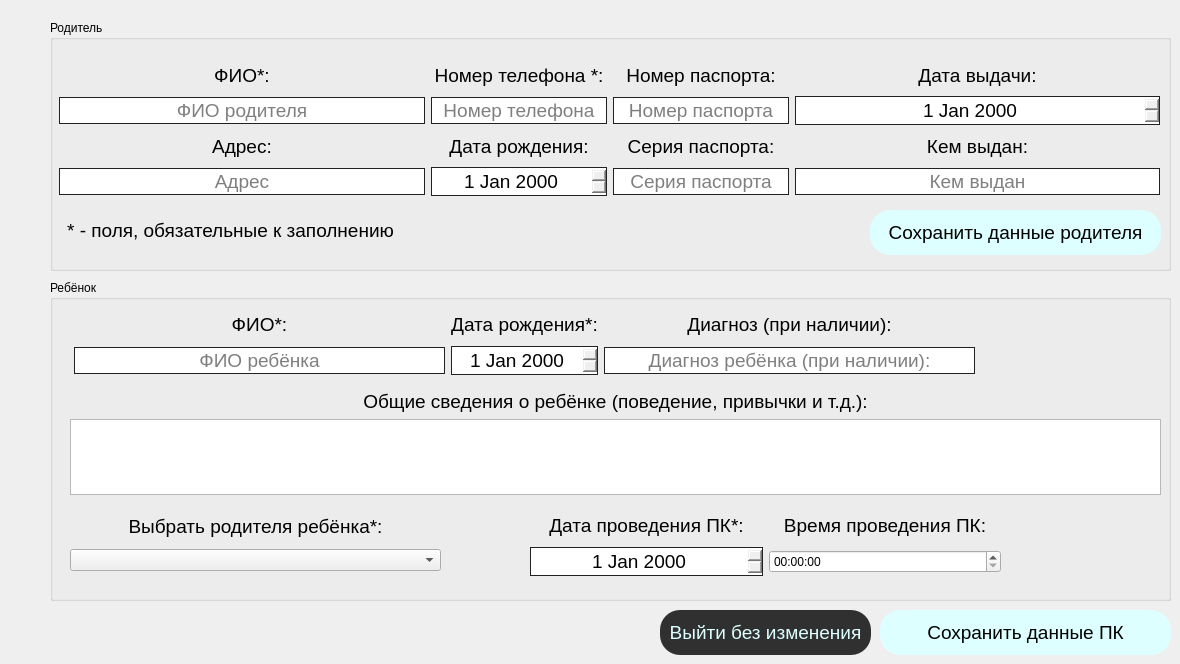
      <widget class="QWidget" name="tab1_firstConsultation">
       <property name="focusPolicy">
        <enum>Qt::TabFocus</enum>
       </property>
       <attribute name="title">
        <string>Первичная консультация</string>
       </attribute>
       <widget class="QGroupBox" name="child_GB">
        <property name="geometry">
         <rect>
          <x>50</x>
          <y>280</y>
          <width>1121</width>
          <height>321</height>
         </rect>
        </property>
        <property name="title">
         <string>Ребёнок</string>
        </property>
        <widget class="QWidget" name="layoutWidget">
         <property name="geometry">
          <rect>
           <x>24</x>
           <y>29</y>
           <width>901</width>
           <height>66</height>
          </rect>
         </property>
         <layout class="QGridLayout" name="gridLayout_6">
          <item row="0" column="0">
           <widget class="QLabel" name="childFIO_label">
            <property name="font">
             <font>
              <pointsize>14</pointsize>
             </font>
            </property>
            <property name="text">
             <string>ФИО*:</string>
            </property>
            <property name="alignment">
             <set>Qt::AlignCenter</set>
            </property>
           </widget>
          </item>
          <item row="0" column="1">
           <widget class="QLabel" name="birthdayChild_label">
            <property name="font">
             <font>
              <pointsize>14</pointsize>
             </font>
            </property>
            <property name="layoutDirection">
             <enum>Qt::LeftToRight</enum>
            </property>
            <property name="text">
             <string>Дата рождения*:</string>
            </property>
            <property name="alignment">
             <set>Qt::AlignCenter</set>
            </property>
           </widget>
          </item>
          <item row="0" column="2">
           <widget class="QLabel" name="diagnos_label">
            <property name="font">
             <font>
              <pointsize>14</pointsize>
             </font>
            </property>
            <property name="text">
             <string>Диагноз (при наличии):</string>
            </property>
            <property name="alignment">
             <set>Qt::AlignCenter</set>
            </property>
           </widget>
          </item>
          <item row="1" column="0">
           <widget class="QLineEdit" name="childFIO_input">
            <property name="font">
             <font>
              <pointsize>14</pointsize>
             </font>
            </property>
            <property name="styleSheet">
             <string notr="true">QLineEdit{
border: 1px solid rgb(33, 33, 34);
}</string>
            </property>
            <property name="alignment">
             <set>Qt::AlignCenter</set>
            </property>
            <property name="placeholderText">
             <string>ФИО ребёнка</string>
            </property>
           </widget>
          </item>
          <item row="1" column="1">
           <widget class="QDateEdit" name="birthdayChild_input">
            <property name="font">
             <font>
              <pointsize>14</pointsize>
             </font>
            </property>
            <property name="styleSheet">
             <string notr="true">QDateEdit{
border: 1px solid rgb(33, 33, 34);
padding: 1px;
}</string>
            </property>
            <property name="alignment">
             <set>Qt::AlignCenter</set>
            </property>
            <property name="buttonSymbols">
             <enum>QAbstractSpinBox::UpDownArrows</enum>
            </property>
           </widget>
          </item>
          <item row="1" column="2">
           <widget class="QLineEdit" name="diagnos_input">
            <property name="font">
             <font>
              <pointsize>14</pointsize>
             </font>
            </property>
            <property name="styleSheet">
             <string notr="true">QLineEdit{
border: 1px solid rgb(33, 33, 34);
}</string>
            </property>
            <property name="text">
             <string/>
            </property>
            <property name="alignment">
             <set>Qt::AlignCenter</set>
            </property>
            <property name="placeholderText">
             <string>Диагноз ребёнка (при наличии):</string>
            </property>
           </widget>
          </item>
         </layout>
        </widget>
        <widget class="QWidget" name="layoutWidget">
         <property name="geometry">
          <rect>
           <x>20</x>
           <y>110</y>
           <width>1091</width>
           <height>105</height>
          </rect>
         </property>
         <layout class="QVBoxLayout" name="verticalLayout">
          <item>
           <widget class="QLabel" name="aboutChild_label">
            <property name="font">
             <font>
              <pointsize>14</pointsize>
             </font>
            </property>
            <property name="text">
             <string>Общие сведения о ребёнке (поведение, привычки и т.д.):</string>
            </property>
            <property name="alignment">
             <set>Qt::AlignCenter</set>
            </property>
           </widget>
          </item>
          <item>
           <widget class="QPlainTextEdit" name="aboutChild_input">
            <property name="plainText">
             <string/>
            </property>
            <property name="placeholderText">
             <string>Поле для общих сведений</string>
            </property>
           </widget>
          </item>
         </layout>
        </widget>
        <widget class="QWidget" name="layoutWidget">
         <property name="geometry">
          <rect>
           <x>20</x>
           <y>230</y>
           <width>371</width>
           <height>61</height>
          </rect>
         </property>
         <layout class="QVBoxLayout" name="verticalLayout_2">
          <item>
           <widget class="QLabel" name="selectParent_label">
            <property name="font">
             <font>
              <pointsize>14</pointsize>
             </font>
            </property>
            <property name="text">
             <string>Выбрать родителя ребёнка*:</string>
            </property>
            <property name="alignment">
             <set>Qt::AlignCenter</set>
            </property>
           </widget>
          </item>
          <item>
           <widget class="QComboBox" name="selectParent_comboBox"/>
          </item>
         </layout>
        </widget>
        <widget class="QWidget" name="layoutWidget">
         <property name="geometry">
          <rect>
           <x>480</x>
           <y>230</y>
           <width>471</width>
           <height>66</height>
          </rect>
         </property>
         <layout class="QGridLayout" name="gridLayout_7">
          <item row="0" column="0">
           <widget class="QLabel" name="dateFirstConsultation_label">
            <property name="font">
             <font>
              <pointsize>14</pointsize>
             </font>
            </property>
            <property name="layoutDirection">
             <enum>Qt::LeftToRight</enum>
            </property>
            <property name="text">
             <string>Дата проведения ПК*:</string>
            </property>
            <property name="alignment">
             <set>Qt::AlignCenter</set>
            </property>
           </widget>
          </item>
          <item row="0" column="1">
           <widget class="QLabel" name="timeFirstConsultation_label">
            <property name="font">
             <font>
              <pointsize>14</pointsize>
             </font>
            </property>
            <property name="layoutDirection">
             <enum>Qt::LeftToRight</enum>
            </property>
            <property name="text">
             <string>Время проведения ПК:</string>
            </property>
            <property name="alignment">
             <set>Qt::AlignCenter</set>
            </property>
           </widget>
          </item>
          <item row="1" column="0">
           <widget class="QDateEdit" name="dateFirstConsultation_input">
            <property name="font">
             <font>
              <pointsize>14</pointsize>
             </font>
            </property>
            <property name="styleSheet">
             <string notr="true">QDateEdit{
border: 1px solid rgb(33, 33, 34);
padding: 1px;
}</string>
            </property>
            <property name="alignment">
             <set>Qt::AlignCenter</set>
            </property>
            <property name="buttonSymbols">
             <enum>QAbstractSpinBox::UpDownArrows</enum>
            </property>
           </widget>
          </item>
          <item row="1" column="1">
           <widget class="QTimeEdit" name="timeFirstConsultation_input"/>
          </item>
         </layout>
        </widget>
       </widget>
       <widget class="QGroupBox" name="parent_GB">
        <property name="geometry">
         <rect>
          <x>50</x>
          <y>20</y>
          <width>1121</width>
          <height>251</height>
         </rect>
        </property>
        <property name="title">
         <string>Родитель</string>
        </property>
        <widget class="QPushButton" name="saveParentData_button">
         <property name="geometry">
          <rect>
           <x>820</x>
           <y>190</y>
           <width>291</width>
           <height>45</height>
          </rect>
         </property>
         <property name="font">
          <font>
           <family>Segoe UI</family>
           <pointsize>14</pointsize>
          </font>
         </property>
         <property name="cursor">
          <cursorShape>PointingHandCursor</cursorShape>
         </property>
         <property name="mouseTracking">
          <bool>true</bool>
         </property>
         <property name="tabletTracking">
          <bool>false</bool>
         </property>
         <property name="styleSheet">
          <string notr="true">QPushButton{
background-color: rgba(221, 255, 255, 1);
border-radius: 20px;
}

QPushButton:hover{
background-color: rgba(221, 255, 255, 0.7);
border: 1px solid rgb(0, 0, 0);
}

QPushButton:pressed{
background-color: rgba(221, 255, 255, 0.5);
border: 2px solid rgb(0, 0, 0);
}</string>
         </property>
         <property name="text">
          <string>Сохранить данные родителя</string>
         </property>
         <property name="checkable">
          <bool>false</bool>
         </property>
         <property name="autoDefault">
          <bool>false</bool>
         </property>
        </widget>
        <widget class="QLabel" name="childFIO_label_2">
         <property name="geometry">
          <rect>
           <x>10</x>
           <y>200</y>
           <width>341</width>
           <height>20</height>
          </rect>
         </property>
         <property name="font">
          <font>
           <pointsize>14</pointsize>
          </font>
         </property>
         <property name="text">
          <string>* - поля, обязательные к заполнению</string>
         </property>
         <property name="alignment">
          <set>Qt::AlignCenter</set>
         </property>
        </widget>
        <widget class="QWidget" name="layoutWidget">
         <property name="geometry">
          <rect>
           <x>9</x>
           <y>40</y>
           <width>1101</width>
           <height>136</height>
          </rect>
         </property>
         <layout class="QGridLayout" name="gridLayout_5" columnstretch="1,0,0,0,1">
          <item row="0" column="2">
           <widget class="QLabel" name="parentTelephoneNumber_label">
            <property name="font">
             <font>
              <pointsize>14</pointsize>
             </font>
            </property>
            <property name="text">
             <string>Номер телефона *:</string>
            </property>
            <property name="alignment">
             <set>Qt::AlignCenter</set>
            </property>
           </widget>
          </item>
          <item row="3" column="2">
           <widget class="QDateEdit" name="birthdayParent_input">
            <property name="font">
             <font>
              <pointsize>14</pointsize>
             </font>
            </property>
            <property name="styleSheet">
             <string notr="true">QDateEdit{
border: 1px solid rgb(33, 33, 34);
padding: 1px;
}</string>
            </property>
            <property name="alignment">
             <set>Qt::AlignCenter</set>
            </property>
            <property name="buttonSymbols">
             <enum>QAbstractSpinBox::UpDownArrows</enum>
            </property>
           </widget>
          </item>
          <item row="1" column="2">
           <widget class="QLineEdit" name="parentTelephoneNumber_input">
            <property name="font">
             <font>
              <pointsize>14</pointsize>
             </font>
            </property>
            <property name="styleSheet">
             <string notr="true">QLineEdit{
border: 1px solid rgb(33, 33, 34);
}</string>
            </property>
            <property name="alignment">
             <set>Qt::AlignCenter</set>
            </property>
            <property name="placeholderText">
             <string>Номер телефона</string>
            </property>
           </widget>
          </item>
          <item row="0" column="3">
           <widget class="QLabel" name="passNumber_label">
            <property name="font">
             <font>
              <pointsize>14</pointsize>
             </font>
            </property>
            <property name="text">
             <string>Номер паспорта:</string>
            </property>
            <property name="alignment">
             <set>Qt::AlignCenter</set>
            </property>
           </widget>
          </item>
          <item row="0" column="0" colspan="2">
           <widget class="QLabel" name="parentFIO_label">
            <property name="font">
             <font>
              <pointsize>14</pointsize>
             </font>
            </property>
            <property name="text">
             <string>ФИО*:</string>
            </property>
            <property name="alignment">
             <set>Qt::AlignCenter</set>
            </property>
           </widget>
          </item>
          <item row="3" column="4">
           <widget class="QLineEdit" name="whoGavePass_input">
            <property name="font">
             <font>
              <pointsize>14</pointsize>
             </font>
            </property>
            <property name="styleSheet">
             <string notr="true">QLineEdit{
border: 1px solid rgb(33, 33, 34);
}</string>
            </property>
            <property name="alignment">
             <set>Qt::AlignCenter</set>
            </property>
            <property name="placeholderText">
             <string>Кем выдан</string>
            </property>
           </widget>
          </item>
          <item row="1" column="4">
           <widget class="QDateEdit" name="passportDate_input">
            <property name="font">
             <font>
              <pointsize>14</pointsize>
             </font>
            </property>
            <property name="styleSheet">
             <string notr="true">QDateEdit{
border: 1px solid rgb(33, 33, 34);
padding: 1px;
}</string>
            </property>
            <property name="alignment">
             <set>Qt::AlignCenter</set>
            </property>
            <property name="buttonSymbols">
             <enum>QAbstractSpinBox::UpDownArrows</enum>
            </property>
           </widget>
          </item>
          <item row="2" column="0" colspan="2">
           <widget class="QLabel" name="parentAdres_label">
            <property name="font">
             <font>
              <pointsize>14</pointsize>
             </font>
            </property>
            <property name="text">
             <string>Адрес:</string>
            </property>
            <property name="alignment">
             <set>Qt::AlignCenter</set>
            </property>
           </widget>
          </item>
          <item row="2" column="2">
           <widget class="QLabel" name="birthdayParent_label">
            <property name="font">
             <font>
              <pointsize>14</pointsize>
             </font>
            </property>
            <property name="layoutDirection">
             <enum>Qt::LeftToRight</enum>
            </property>
            <property name="text">
             <string>Дата рождения:</string>
            </property>
            <property name="alignment">
             <set>Qt::AlignCenter</set>
            </property>
           </widget>
          </item>
          <item row="3" column="3">
           <widget class="QLineEdit" name="passSeria_input">
            <property name="font">
             <font>
              <pointsize>14</pointsize>
             </font>
            </property>
            <property name="styleSheet">
             <string notr="true">QLineEdit{
border: 1px solid rgb(33, 33, 34);
}</string>
            </property>
            <property name="alignment">
             <set>Qt::AlignCenter</set>
            </property>
            <property name="placeholderText">
             <string>Серия паспорта</string>
            </property>
           </widget>
          </item>
          <item row="1" column="0" colspan="2">
           <widget class="QLineEdit" name="parentFIO_input">
            <property name="font">
             <font>
              <pointsize>14</pointsize>
             </font>
            </property>
            <property name="styleSheet">
             <string notr="true">QLineEdit{
border: 1px solid rgb(33, 33, 34);
}</string>
            </property>
            <property name="alignment">
             <set>Qt::AlignCenter</set>
            </property>
            <property name="placeholderText">
             <string>ФИО родителя</string>
            </property>
           </widget>
          </item>
          <item row="2" column="3">
           <widget class="QLabel" name="passSeria_label">
            <property name="font">
             <font>
              <pointsize>14</pointsize>
             </font>
            </property>
            <property name="text">
             <string>Серия паспорта:</string>
            </property>
            <property name="alignment">
             <set>Qt::AlignCenter</set>
            </property>
           </widget>
          </item>
          <item row="3" column="0" colspan="2">
           <widget class="QLineEdit" name="parentAdres_input">
            <property name="font">
             <font>
              <pointsize>14</pointsize>
             </font>
            </property>
            <property name="styleSheet">
             <string notr="true">QLineEdit{
border: 1px solid rgb(33, 33, 34);
}</string>
            </property>
            <property name="alignment">
             <set>Qt::AlignCenter</set>
            </property>
            <property name="placeholderText">
             <string>Адрес</string>
            </property>
           </widget>
          </item>
          <item row="2" column="4">
           <widget class="QLabel" name="whoGavePass_label">
            <property name="font">
             <font>
              <pointsize>14</pointsize>
             </font>
            </property>
            <property name="layoutDirection">
             <enum>Qt::LeftToRight</enum>
            </property>
            <property name="text">
             <string>Кем выдан:</string>
            </property>
            <property name="alignment">
             <set>Qt::AlignCenter</set>
            </property>
           </widget>
          </item>
          <item row="0" column="4">
           <widget class="QLabel" name="passportDate_label">
            <property name="font">
             <font>
              <pointsize>14</pointsize>
             </font>
            </property>
            <property name="layoutDirection">
             <enum>Qt::LeftToRight</enum>
            </property>
            <property name="text">
             <string>Дата выдачи:</string>
            </property>
            <property name="alignment">
             <set>Qt::AlignCenter</set>
            </property>
           </widget>
          </item>
          <item row="1" column="3">
           <widget class="QLineEdit" name="passNumber_input">
            <property name="font">
             <font>
              <pointsize>14</pointsize>
             </font>
            </property>
            <property name="styleSheet">
             <string notr="true">QLineEdit{
border: 1px solid rgb(33, 33, 34);
}</string>
            </property>
            <property name="alignment">
             <set>Qt::AlignCenter</set>
            </property>
            <property name="placeholderText">
             <string>Номер паспорта</string>
            </property>
           </widget>
          </item>
         </layout>
        </widget>
       </widget>
       <widget class="QPushButton" name="clearAll_button">
        <property name="enabled">
         <bool>false</bool>
        </property>
        <property name="geometry">
         <rect>
          <x>660</x>
          <y>610</y>
          <width>211</width>
          <height>45</height>
         </rect>
        </property>
        <property name="font">
         <font>
          <family>Segoe UI</family>
          <pointsize>14</pointsize>
         </font>
        </property>
        <property name="cursor">
         <cursorShape>PointingHandCursor</cursorShape>
        </property>
        <property name="mouseTracking">
         <bool>true</bool>
        </property>
        <property name="tabletTracking">
         <bool>false</bool>
        </property>
        <property name="styleSheet">
         <string notr="true">QPushButton{
background-color: rgba(0, 0, 0, 0.8);
color: rgba(221, 255, 255, 1);
border-radius: 20px;
}

QPushButton:hover{
background-color: rgba(0, 0, 0, 0.6);
border: 1px solid rgb(0, 0, 0);
}

QPushButton:pressed{
background-color: rgba(0, 0, 0, 0.4);
border: 2px solid rgb(0, 0, 0);
}</string>
        </property>
        <property name="text">
         <string>Выйти без изменения</string>
        </property>
        <property name="checkable">
         <bool>false</bool>
        </property>
        <property name="autoDefault">
         <bool>false</bool>
        </property>
       </widget>
       <widget class="QPushButton" name="saveChildData_button">
        <property name="geometry">
         <rect>
          <x>880</x>
          <y>610</y>
          <width>291</width>
          <height>45</height>
         </rect>
        </property>
        <property name="font">
         <font>
          <family>Segoe UI</family>
          <pointsize>14</pointsize>
         </font>
        </property>
        <property name="cursor">
         <cursorShape>PointingHandCursor</cursorShape>
        </property>
        <property name="mouseTracking">
         <bool>true</bool>
        </property>
        <property name="tabletTracking">
         <bool>false</bool>
        </property>
        <property name="styleSheet">
         <string notr="true">QPushButton{
background-color: rgba(221, 255, 255, 1);
border-radius: 20px;
}

QPushButton:hover{
background-color: rgba(221, 255, 255, 0.7);
border: 1px solid rgb(0, 0, 0);
}

QPushButton:pressed{
background-color: rgba(221, 255, 255, 0.5);
border: 2px solid rgb(0, 0, 0);
}</string>
        </property>
        <property name="text">
         <string>Сохранить данные ПК</string>
        </property>
        <property name="checkable">
         <bool>false</bool>
        </property>
        <property name="autoDefault">
         <bool>false</bool>
        </property>
       </widget>
      </widget>
